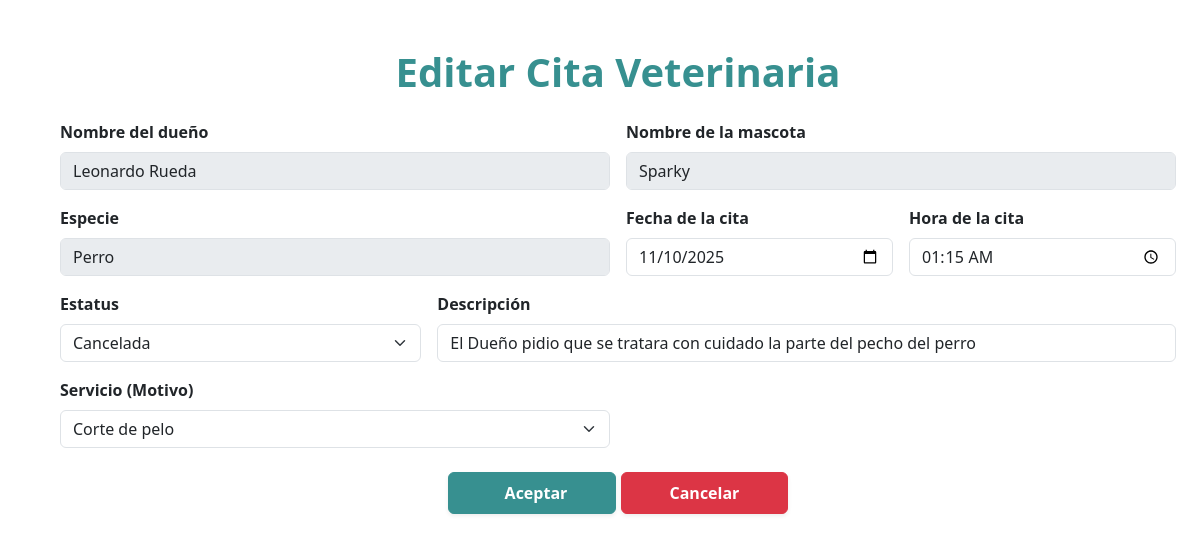
Page /editar/1/ (signed in) on the earlier database version.
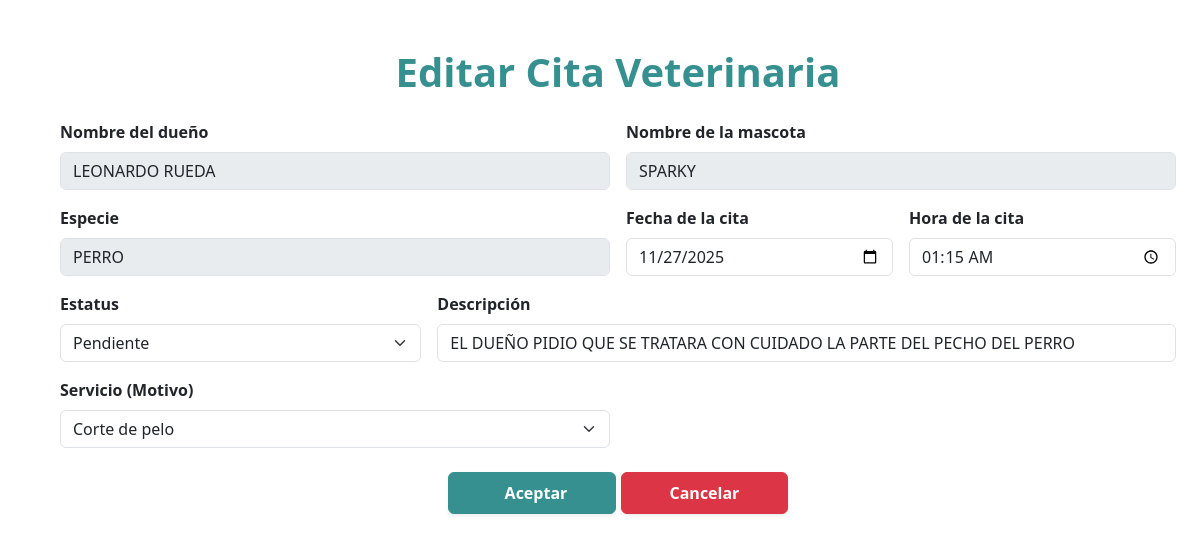
Same page on the later database version.
### app/models.py (models this page shows, shortened)
class Cita_Veterinaria(models.Model):
    nombre_dueño = models.CharField(max_length=100)
    nombre_mascota = models.CharField(max_length=100)
    especie = models.CharField(max_length=100)
    fecha_cita = models.DateField()
    hora_cita = models.TimeField()
    estatus_cita = models.CharField(max_length=100)
    descripcion = models.TextField(blank=True, null=True)
    servicio = models.ForeignKey(Servicio, on_delete=models.PROTECT, null=True)
    class Meta:
        permissions = [
            ("consulta_full_edit", "Puede cambiar todos los elementos de una cita."),
        ]

class Servicio(models.Model):
    nombre = models.CharField(max_length=100)
    descripcion = models.TextField(blank=True, null=True)
    precio = models.DecimalField(max_digits=10, decimal_places=2)

### app/views.py (the view, shortened to what this page needs)
# urls.py: path('editar/<int:id>/', views.editar_Cita_Veterinaria, name='editar'),
@login_required
def editar_Cita_Veterinaria(request, id):
    cita_veterinaria = get_object_or_404(Cita_Veterinaria, id=id)
    listar_servicio = Servicio.objects.all()
    consulta_full_edit = request.user.has_perm('app.consulta_full_edit')
    return render(request, 'editar.html', {
        'cita_veterinaria': cita_veterinaria,
        'servicio': listar_servicio,
        'consulta_full_edit': consulta_full_edit
    })

### app/templates/editar.html (shortened to what this page needs)
{% load static %}
<!DOCTYPE html>
<html lang="en">
<head>
    <link rel="stylesheet" href="{% static 'css/editar.css' %}">
    <link href="https://cdn.jsdelivr.net/npm/bootstrap@5.3.8/dist/css/bootstrap.min.css" rel="stylesheet">
</head>
<body>
    <main class="container m-5">
    <h1 class="text-center mb-4 fw-bold color">Editar Cita Veterinaria</h1>
    <form method="POST">
        {% if consulta_full_edit %}
        <div class="row g-3">
            <div class="col-md-6">
                <label for="nombre_dueño" class="form-label fw-semibold">Nombre del dueño</label>
                <input  readonly type="text" name="nombre_dueño" id="nombre_dueño" class="form-control" value="{{ cita_veterinaria.nombre_dueño }}" pattern="[A-Za-z\s]+" placeholder="Ej. Edgar" required>
            </div>
            <div class="col-md-6">
                <label for="nombre_mascota" class="form-label fw-semibold">Nombre de la mascota</label>
                <input readonly type="text" name="nombre_mascota" id="nombre_mascota" class="form-control" value="{{ cita_veterinaria.nombre_mascota }}" pattern="[A-Za-z\s]+" placeholder="Ej. Rocky" required>
            </div>
            <div class="col-md-6">
                <label for="especie" class="form-label fw-semibold">Especie</label>
                <input readonly type="text" name="especie" id="especie" class="form-control" value="{{ cita_veterinaria.especie }}" pattern="[A-Za-z\s]+" placeholder="Ej. Perro, Gato" required>
            </div>
            <div class="col-md-3">
                <label for="fecha_cita" class="form-label fw-semibold">Fecha de la cita</label>
                <input type="date" name="fecha_cita" id="fecha_cita" class="form-control" value="{{ cita_veterinaria.fecha_cita|date:'Y-m-d' }}" required>
            </div>
            <div class="col-md-3">
                <label for="hora_cita" class="form-label fw-semibold">Hora de la cita</label>
                <input type="time" name="hora_cita" id="hora_cita" class="form-control" value="{{ cita_veterinaria.hora_cita|time:'H:i' }}" required>
            </div>
            <div class="col-md-4">
                <label for="estatus_cita" class="form-label fw-semibold" >Estatus</label>
                <select name="estatus_cita" id="estatus_cita" class="form-select" >
                    <option value="Pendiente" {% if cita_veterinaria.estatus_cita == 'Pendiente' %}selected{% endif %}>Pendiente</option>
                    <option value="Cancelada" {% if cita_veterinaria.estatus_cita == 'Cancelada' %}selected{% endif %}>Cancelada</option>
                </select>
            </div>
            <div class="col-md-8">
                <label for="descripcion" class="form-label fw-semibold">Descripción</label>
                <input type="text" name="descripcion" id="descripcion" class="form-control"  value="{{ cita_veterinaria.descripcion }}" placeholder="Detalles de la cita">
            </div>
            <div class="col-md-6">
                <label for="servicio" class="form-label fw-semibold">Servicio (Motivo)</label>
                <select name="servicio" id="servicio" class="form-select">
                {% for servicios in servicio %}
                    <option value="{{ servicios.id }}" {% if servicios.id == cita_veterinaria.servicio.id %}selected{% endif %}>{{ servicios.nombre }}</option>
                {% endfor %}
                </select>
            </div>
        {% endif %}
        <div class="col-12 text-center mt-4">
            <button type="submit" class="btn btn-success px-5 py-2 fw-semibold shadow-sm">
             Aceptar
            </button>
            <a href="{% url 'listar' %}" class="btn btn-danger px-5 py-2 fw-semibold shadow-sm">Cancelar</a>
        </div>
        </div>
    </form>
    </main>
</body>
</html>

### app/static/css/editar.css (style rules this page uses)
.btn.btn-success { background-color: rgb(55, 144, 144) !important; border-color: rgb(55, 144, 144) !important; }
.color { color:rgb(55, 144, 144); }
input[readonly] { background-color: #e9ecef; cursor: not-allowed; }

Differences in the rows shown:
changed Cita_Veterinaria "Corte de pelo": nombre_dueño "Leonardo Rueda" → "LEONARDO RUEDA"; nombre_mascota "Sparky" → "SPARKY"; especie "Perro" → "PERRO"; fecha_cita "11/10/2025" → "11/27/2025"; descripcion "El Dueño pidio que se tratara con cuidado la parte del pecho del perro" → "EL DUEÑO PIDIO QUE SE TRATARA CON CUIDADO LA PARTE DEL PECHO DEL PERRO"; estatus_cita "Cancelada" → (not shown)
Other differences:
form field estatus_cita: (not shown) → "Pendiente"
